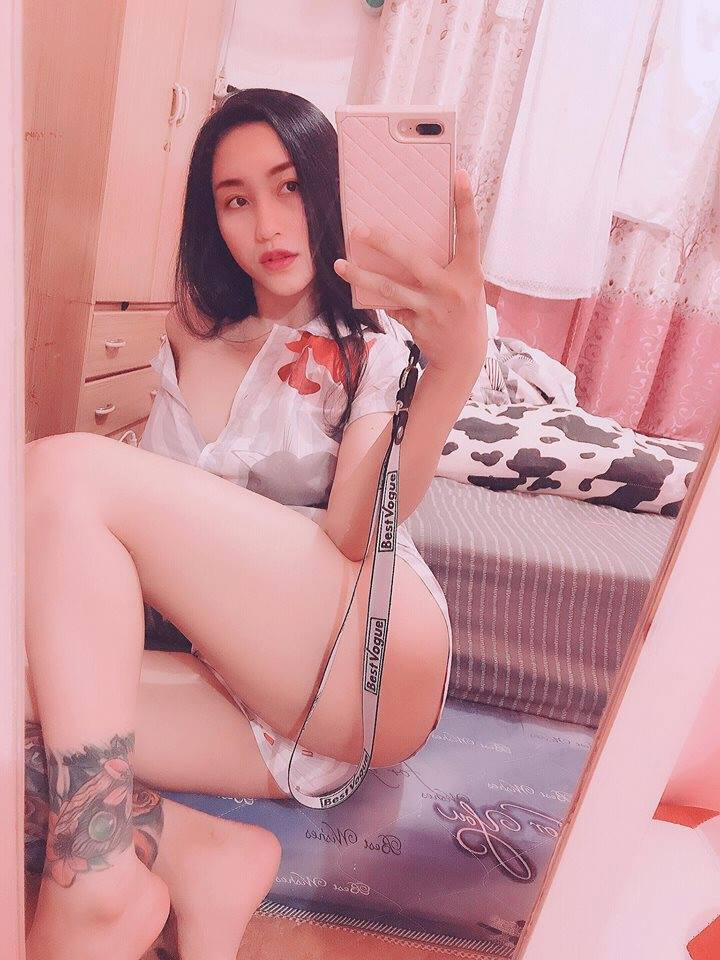
#> input picture test_images/test.jpg, 720 x 960 px
$ python image.py
#> lines starting #> are read from the running program, lines starting #| are printed output that depends on the picture
from PIL import Image

img 	= Image.open("test_images/test.jpg");
#> img is the input picture: PIL image 720x960 RGB; mean R, G, B 203.7, 152.2, 158
##### chuyen đổi khung màu
r,g,b	= img.split();
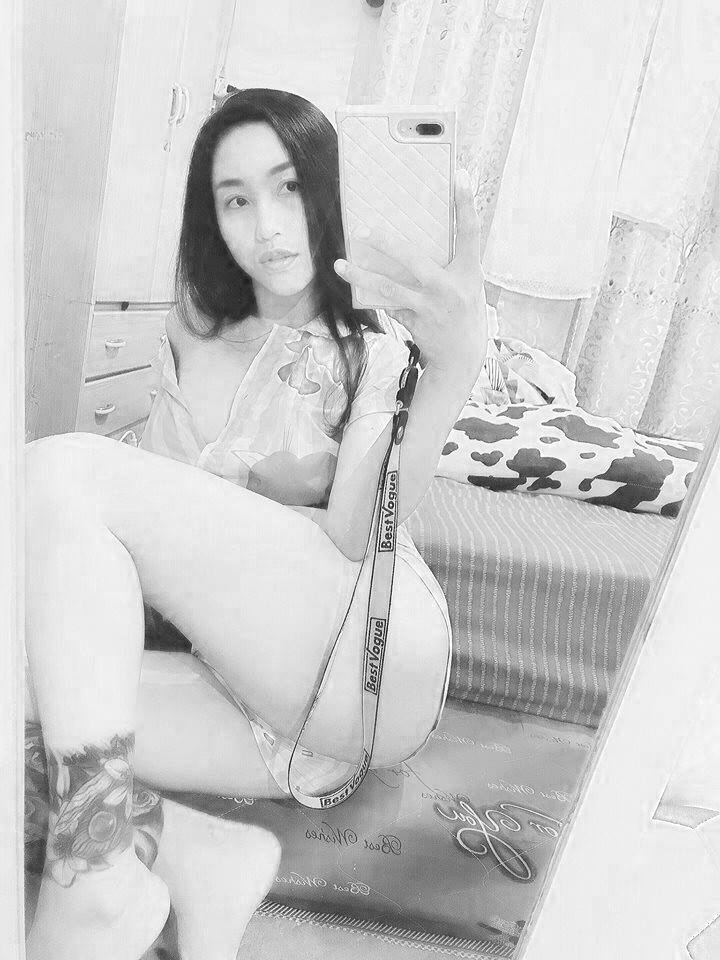
#> r: PIL image 720x960 L; min 11, max 255, mean 203.7
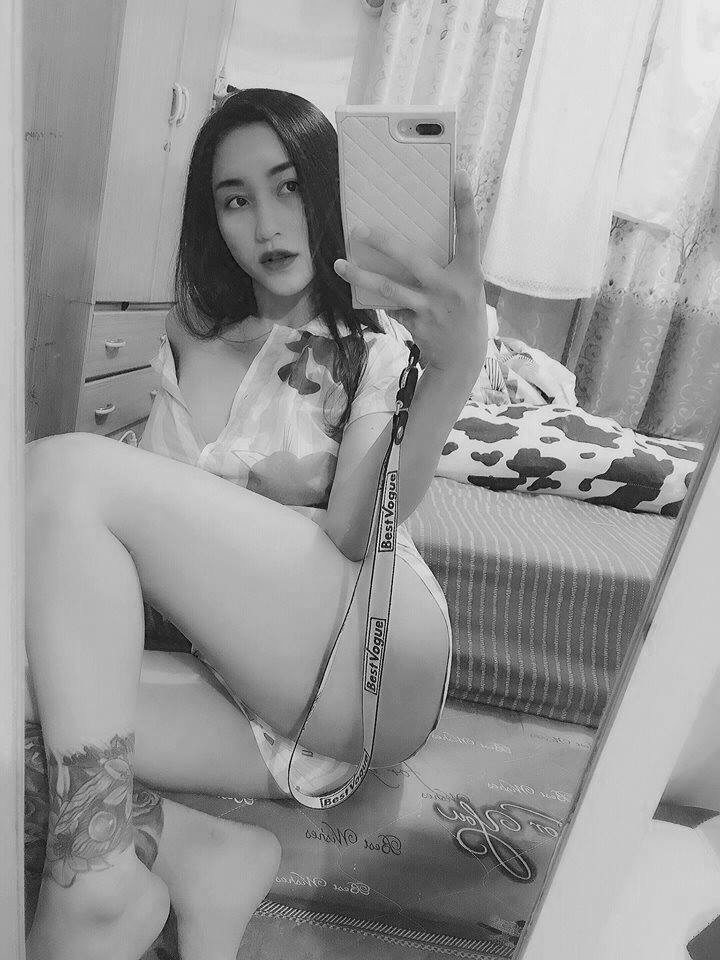
#> g: PIL image 720x960 L; min 0, max 250, mean 152.2
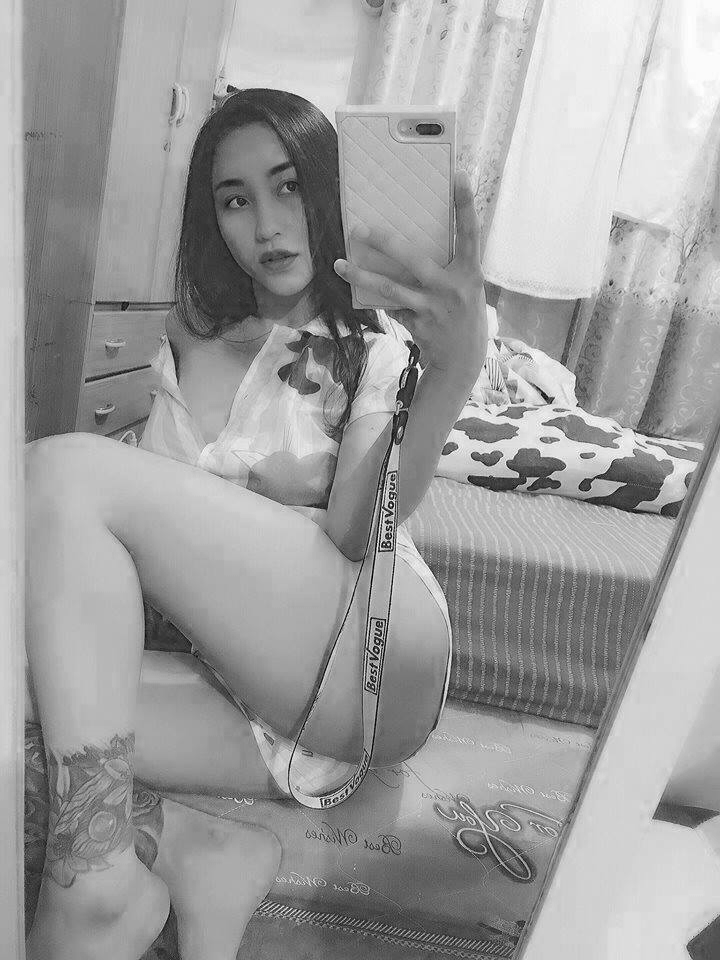
#> b: PIL image 720x960 L; min 0, max 255, mean 158
newimg	= Image.merge("RGB",(r,g,b))

##### resize and lật ngược ảnh
img_resize=img.resize((300,200));
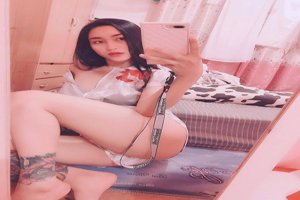
#> img_resize: PIL image 300x200 RGB; mean R, G, B 203.7, 152.2, 158
img_transpose=img.transpose(Image.FLIP_LEFT_RIGHT)
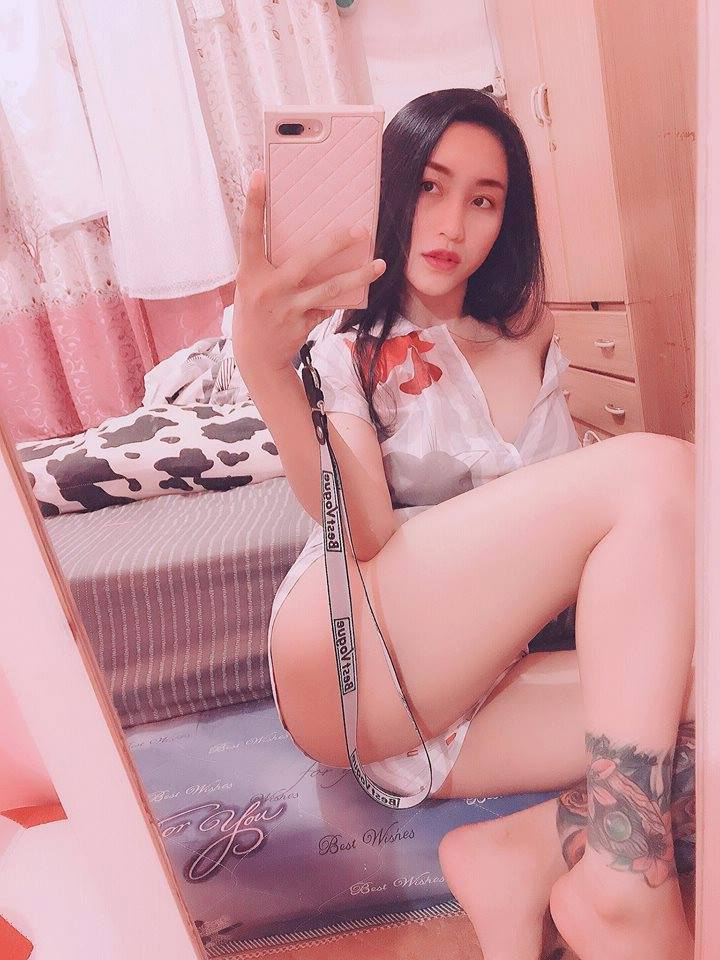
#> img_transpose: PIL image 720x960 RGB; mean R, G, B 203.7, 152.2, 158
img_rotate=img.transpose(Image.ROTATE_180)
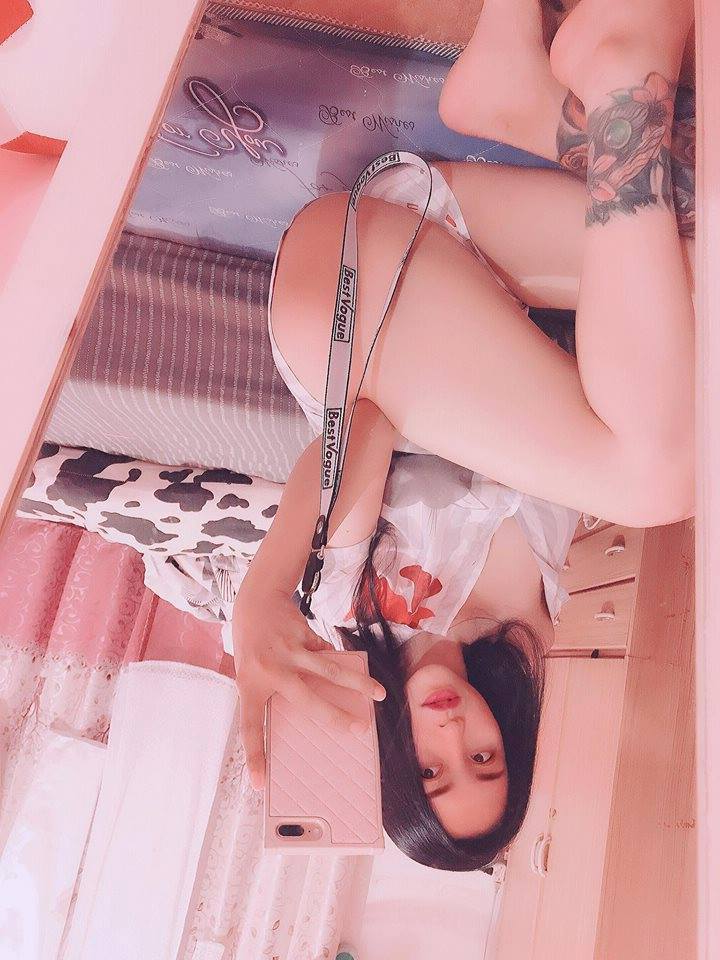
#> img_rotate: PIL image 720x960 RGB; mean R, G, B 203.7, 152.2, 158

img_rotate.show()


##### cắt hình
# x, y, x + width , y + height
area	= (200,100,350,575)

img_crop= img.crop(area)
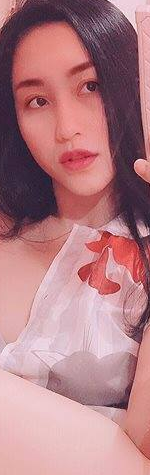
#> img_crop: PIL image 150x475 RGB; mean R, G, B 177.3, 125.1, 131.3
# crop_img.save('anh.jpg')


imcome = [10,30,75];
def double(dolar):
	return dolar *2;

print(list(map(double,imcome)))
